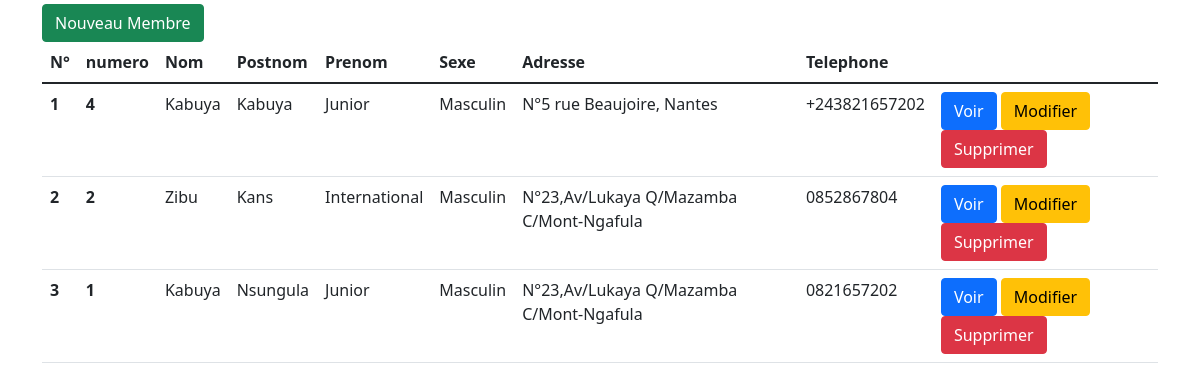
Page /gestion-des-membres (signed in) on the committed database.
### tables this page shows
CREATE TABLE `personnes` (
  `numero` int(11) NOT NULL,
  `nom` varchar(50) NOT NULL,
  `postnom` varchar(50) NOT NULL,
  `prenom` varchar(50) NOT NULL,
  `sexe` char(1) NOT NULL,
  `date_naissance` date NOT NULL,
  `adresse` text NOT NULL,
  `tel` varchar(13) NOT NULL,
  `created_at` datetime NOT NULL DEFAULT current_timestamp()
);

### app/Controllers/BaseController.php (called while the page is built, shortened)
<?php
abstract class BaseController {
    protected $db;
    public function __construct(DBConnexion $db)
    {
        $this->db = $db;
    }
    protected function view(string $path, array $params = null)
    {
        $path = str_replace('.', DIRECTORY_SEPARATOR, $path);
        require VIEWS . $path .'.php';
        require VIEWS . 'layout.php';
    }
    protected function getDB()
    {
        return $this->db;
    }
}

### app/Controllers/PersonneController.php (called while the page is built, shortened)
<?php
class PersonneController extends BaseController{
    public function membres()
    {
        $membre = new Personne($this->getDB());
        $membres = $membre->all();
        return $this->view('membres.index', compact('membres'));
    }
}

### routes/Route.php (called while the page is built, shortened)
<?php
class Route {
    public $path;
    public $action;
    public $matches;
    public function __construct($path, $action)
    {
        $this->path = trim($path, '/');
        $this->action = $action;
    }
    public function matches(string $url)
    {
        $path = preg_replace('#:([\w]+)#', '([^/]+)', $this->path);
        $pathToMatch = "#^$path$#";
        if (preg_match($pathToMatch, $url, $matches)) {
            $this->matches = $matches;
            return true;
        } else {
            return false;
        }
    }
    public function execute()
    {
        $params = explode('@', $this->action);
        $controller = new $params[0](new DBConnexion(DB_NAME, DB_HOST, DB_USER, DB_PWD));
        $method = $params[1];
        return isset($this->matches[1]) ? $controller->$method($this->matches[1]) : $controller->$method();
    }
}

### routes/Router.php (called while the page is built, shortened)
<?php
class Router {
    public $url;
    public $routes =[];
    public function __construct($url)
    {
        $this->url = trim($url, '/');
    }
    public function get(string $path, string $action)
    {
        $this->routes['GET'][] = new Route($path, $action);
    }
    public function post(string $path, string $action)
    {
        $this->routes['POST'][] = new Route($path, $action);
    }
    public function run()
    {
        foreach ($this->routes[$_SERVER['REQUEST_METHOD']] as $route) {
            if ($route->matches($this->url)) {
                return $route->execute();
            }
        }
        throw new NotFoundException("La page demandée est introuvable.");
    }
}

### public/index.php (called while the page is built, shortened)
<?php
$routeur = new Router($_GET['url']);
$routeur->get('/', 'App\COntrollers\PersonneController@index');
$routeur->get('/index.php', 'App\COntrollers\PersonneController@index');
$routeur->get('/gestion-des-membres', 'App\Controllers\PersonneController@membres');
$routeur->get('/membre/:id', 'App\Controllers\PersonneController@membre');
$routeur->post('/membre/delete/:id', 'App\Controllers\PersonneController@destroy');
$routeur->get('/nouveau-membre', 'App\Controllers\PersonneController@create');
$routeur->post('/membre/create', 'App\Controllers\PersonneController@createPost');
$routeur->get('/editer-membre/:id', 'App\Controllers\PersonneController@edit');
$routeur->post('/editer-membre/:id', 'App\Controllers\PersonneController@update');
$routeur->get('/gestion-des-chiens', 'App\Controllers\ChienController@chiens');
$routeur->get('/chien/:id', 'App\Controllers\ChienController@chien');
$routeur->post('/chien/delete/:id', 'App\Controllers\ChienController@destroy');
$routeur->get('/nouveau-chien', 'App\Controllers\ChienController@create');
$routeur->post('/chien/create', 'App\Controllers\ChienController@createPost');
$routeur->get('/concours', 'App\Controllers\ConcourController@index');
$routeur->get('/nouveau-concour', 'App\Controllers\ConcourController@create');
$routeur->post('/concours/create', 'App\Controllers\ConcourController@createPost');
$routeur->get('/concour/:id', 'App\Controllers\ConcourController@concour');
$routeur->post('/concour/delete/:id', 'App\Controllers\ConcourController@destroy');
$routeur->get('/ajouter-participation/:id', 'App\Controllers\ConcourController@add_participant');
$routeur->post('/participants', 'App\Controllers\ConcourController@addPost');
$routeur->get('/ajouter-vainqueur/:id', 'App\Controllers\ConcourController@add_vainqueur');
$routeur->get('/login', 'App\Controllers\UserController@login');
$routeur->post('/login', 'App\Controllers\UserController@loginPost');
$routeur->get('/logout', 'App\Controllers\UserController@logout');
try {
    $routeur->run();
} catch (NotFoundException $e) {
    return $e->_404();
}

### app/Models/Model.php (called while the page is built, shortened)
<?php
abstract class Model {
    protected $db;
    protected $table;
    public function __construct(DBConnexion $db)
    {
        $this->db = $db;
    }
    public function all(): array
    {
        return $this->query("SELECT * FROM {$this->table} ORDER BY created_at DESC");
    }
    public function query(string $sql, array $param = null, bool $single = null)
    {
        $method = is_null($param) ? 'query' : 'prepare';
        $fetch = is_null($single) ? 'fetchAll' : 'fetch';
        $stmt = $this->db->getPDO()->$method($sql);
        $stmt->setFetchMode(PDO::FETCH_CLASS, get_class($this), [$this->db]);
        if ($method === 'query') {
            return $stmt->$fetch();
        } else {
            $stmt->execute($param);
            return $stmt->$fetch();
        }
    }
}

### database/DBConnexion.php (called while the page is built, shortened)
<?php
class DBConnexion{
    private $db,
            $host,
            $user,
            $password,
            $pdo;
    public function __construct(string $db, string $host, string $user, string $password)
    {
        $this->db = $db;
        $this->host = $host;
        $this->user = $user;
        $this->password = $password;
    }
    public function getPDO(): PDO
    {
        return $this->pdo ?? $this->pdo = new PDO("mysql:dbname={$this->db};host={$this->host}", $this->user, $this->password, [
            PDO::ATTR_ERRMODE => PDO::ERRMODE_EXCEPTION,
            PDO::ATTR_DEFAULT_FETCH_MODE => PDO::FETCH_OBJ,
            PDO::MYSQL_ATTR_INIT_COMMAND => 'SET CHARACTER SET UTF8'
        ]);
    }
}

### views/membres/index.php (the view)
<div class="container">
    <div class="row justify-content-center">
        <div class="col-md-12">
        <a href="<?=BASE_URL?>nouveau-membre" class="btn btn-success mt-1">Nouveau Membre</a>
            <table class="table">
                <thead>
                  <tr>
                    <th scope="col">N°</th>
                    <th scope="col">numero</th>
                    <th scope="col">Nom</th>
                    <th scope="col">Postnom</th>
                    <th scope="col">Prenom</th>
                    <th scope="col">Sexe</th>
                    <th scope="col">Adresse</th>
                    <th scope="col">Telephone</th>
                  </tr>
                </thead>
                <tbody>
                    <?php $i =1; foreach($params['membres'] as $membre) :?>
                        <tr>
                            <th scope="row"><?=$i ?></th>
                            <th scope="row"><?=$membre->numero ?></th>
                            <td scope="col"><?=$membre->nom ?></td>
                            <td scope="col"><?=$membre->postnom ?></td>
                            <td scope="col"><?=$membre->prenom ?></td>
                            <td scope="col"><?=$membre->sexe=='M'? 'Masculin' : 'feminin' ?></td>
                            <td scope="col"><?=$membre->adresse ?></td>
                            <td scope="col"><?=$membre->tel ?></td>
                            <td scope="col">
                                <a href="<?=BASE_URL?>membre/<?=$membre->numero ?>" class="btn btn-primary">Voir</a>
                                <a href="<?=BASE_URL?>editer-membre/<?=$membre->numero ?>" class="btn btn-warning">Modifier</a>
                                <form action="<?=BASE_URL?>membre/delete/<?=$membre->numero ?>" method="POST" class="d-inline">
                                    <button type="submit" class="btn btn-danger">Supprimer</button>
                                </form>
                            </td>
                        </tr>
                    <?php $i++; endforeach;?>
                </tbody>
            </table>
        </div>
    </div>
</div>

### rows in the picture
personnes: numero "4", nom "Kabuya", postnom "Kabuya", prenom "Junior", sexe "Masculin", adresse "N°5 rue Beaujoire, Nantes", tel "+243821657202"
personnes: numero "2", nom "Zibu", postnom "Kans", prenom "International", sexe "Masculin", adresse "N°23,Av/Lukaya Q/Mazamba C/Mont-Ngafula", tel "0852867804"
personnes: numero "1", nom "Kabuya", postnom "Nsungula", prenom "Junior", sexe "Masculin", adresse "N°23,Av/Lukaya Q/Mazamba C/Mont-Ngafula", tel "0821657202"
